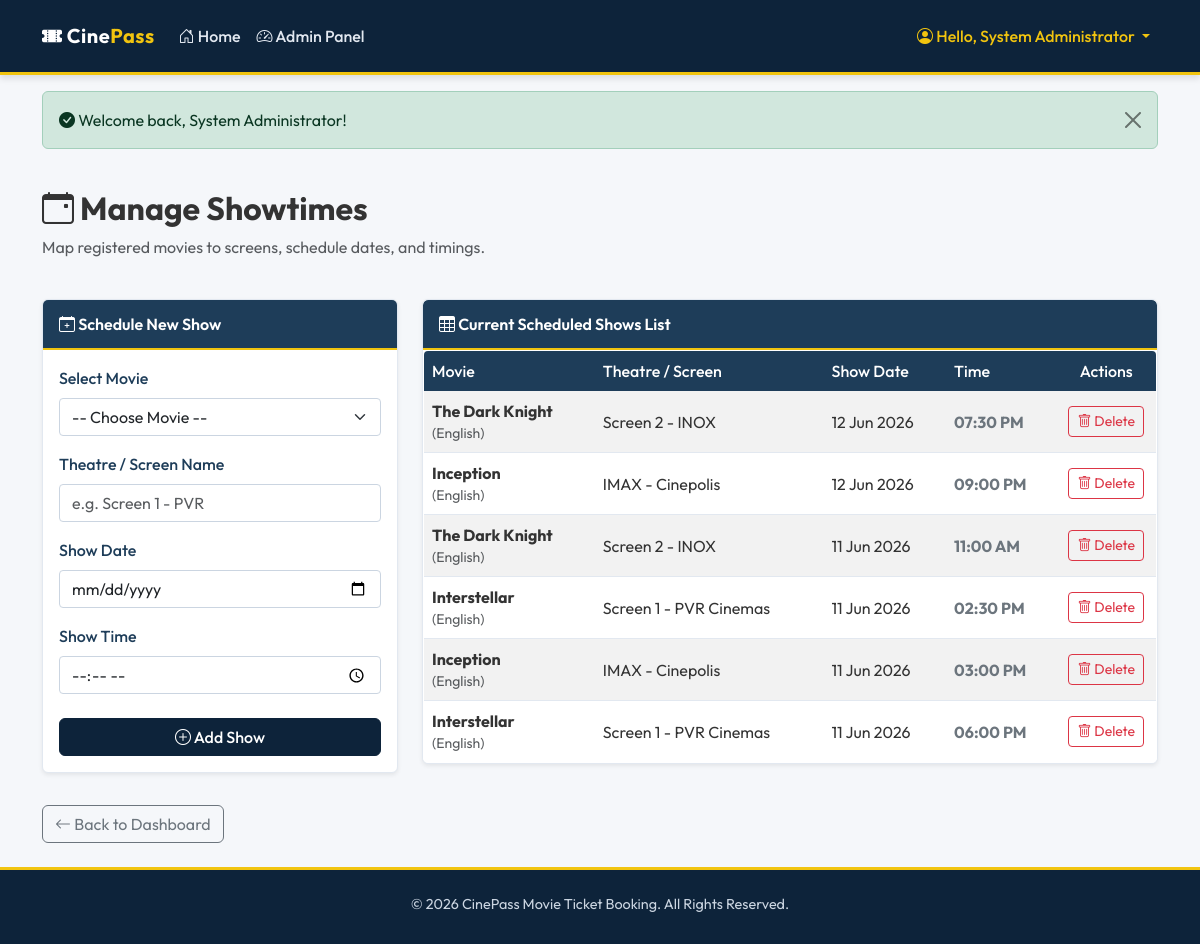
The app's page /movie-ticket-booking/admin/shows.php (signed in) with its own data.
### tables this page shows
CREATE TABLE IF NOT EXISTS `shows` (
  `id` INT AUTO_INCREMENT PRIMARY KEY,
  `movie_id` INT NOT NULL,
  `theatre_name` VARCHAR(100) NOT NULL,
  `show_time` TIME NOT NULL,
  `show_date` DATE NOT NULL,
  FOREIGN KEY (`movie_id`) REFERENCES `movies` (`id`) ON DELETE CASCADE
);

CREATE TABLE IF NOT EXISTS `movies` (
  `id` INT AUTO_INCREMENT PRIMARY KEY,
  `title` VARCHAR(255) NOT NULL,
  `genre` VARCHAR(100) NOT NULL,
  `language` VARCHAR(50) NOT NULL,
  `duration` INT NOT NULL,  
  `release_date` DATE NOT NULL,
  `description` TEXT NOT NULL,
  `poster` VARCHAR(255) NOT NULL,  
  `ticket_price` DECIMAL(10,2) NOT NULL
);

### movie-ticket-booking/functions.php (called while the page is built, shortened)
<?php
function isLoggedIn() {
    return isset($_SESSION['user_id']);
}
function isAdmin() {
    return (isLoggedIn() && isset($_SESSION['user_role']) && $_SESSION['user_role'] === 'admin');
}
function formatDate($date) {
    return date("d M Y", strtotime($date));
}
function formatTime($time) {
    return date("h:i A", strtotime($time));
}
?>

### movie-ticket-booking/admin/shows.php (the view, shortened to what this page needs)
<?php
require_once __DIR__ . '/../includes/header.php';
$shows_sql = "SELECT shows.*, movies.title as movie_title, movies.language as movie_lang
              FROM shows
              JOIN movies ON shows.movie_id = movies.id
              ORDER BY shows.show_date DESC, shows.show_time ASC";
$shows_result = $conn->query($shows_sql);
?>
<div class="row">
    <div class="col-12 mb-4">
        <h2 class="text-navy fw-bold"><i class="bi bi-calendar-event"></i> Manage Showtimes</h2>
        <p class="text-muted">Map registered movies to screens, schedule dates, and timings.</p>
    </div>
    <div class="col-md-4 mb-4">
        <div class="card card-portal form-portal shadow-sm">
            <div class="card-header-portal">
                <i class="bi bi-calendar-plus"></i> Schedule New Show
            </div>
            <div class="card-body">
                <form action="shows.php" method="POST">
                    <div class="mb-3">
                        <label for="movie_id" class="form-label">Select Movie</label>
                        <select class="form-select" id="movie_id" name="movie_id" required>
                            <option value="">-- Choose Movie --</option>
                        </select>
                    </div>
                    <div class="mb-3">
                        <label for="theatre_name" class="form-label">Theatre / Screen Name</label>
                        <input type="text" class="form-control" id="theatre_name" name="theatre_name" required placeholder="e.g. Screen 1 - PVR">
                    </div>
                    <div class="mb-3">
                        <label for="show_date" class="form-label">Show Date</label>
                        <input type="date" class="form-control" id="show_date" name="show_date" required min="<?php echo date('Y-m-d'); ?>">
                    </div>
                    <div class="mb-3">
                        <label for="show_time" class="form-label">Show Time</label>
                        <input type="time" class="form-control" id="show_time" name="show_time" required>
                    </div>
                    <div class="d-grid mt-4">
                        <button type="submit" class="btn btn-navy"><i class="bi bi-plus-circle"></i> Add Show</button>
                    </div>
                </form>
            </div>
        </div>
    </div>
    <div class="col-md-8 mb-4">
        <div class="card card-portal overflow-hidden shadow-sm">
            <div class="card-header-portal">
                <i class="bi bi-table"></i> Current Scheduled Shows List
            </div>
            <div class="card-body p-0">
                <div class="table-responsive">
                    <table class="table table-striped table-hover table-portal mb-0 align-middle">
                        <thead>
                            <tr>
                                <th>Movie</th>
                                <th>Theatre / Screen</th>
                                <th>Show Date</th>
                                <th>Time</th>
                                <th class="text-center" style="width: 100px;">Actions</th>
                            </tr>
                        </thead>
                        <tbody>
                            <?php if ($shows_result && $shows_result->num_rows > 0): ?>
                                <?php while ($show = $shows_result->fetch_assoc()): ?>
                                    <tr>
                                        <td>
                                            <strong class="text-navy"><?php echo htmlspecialchars($show['movie_title']); ?></strong>
                                            <span class="d-block small text-muted">(<?php echo htmlspecialchars($show['movie_lang']); ?>)</span>
                                        </td>
                                        <td><?php echo htmlspecialchars($show['theatre_name']); ?></td>
                                        <td><?php echo formatDate($show['show_date']); ?></td>
                                        <td class="fw-bold text-secondary"><?php echo formatTime($show['show_time']); ?></td>
                                        <td class="text-center">
                                            <a href="shows.php?delete=<?php echo $show['id']; ?>" class="btn btn-sm btn-outline-danger" onclick="return confirm('Are you sure you want to delete this show? All tickets purchased will be deleted.');" title="Delete Showtime">
                                                <i class="bi bi-trash"></i> Delete
                                            </a>
                                        </td>
                                    </tr>
                                <?php endwhile; ?>
                            <?php endif; ?>
                        </tbody>
                    </table>
                </div>
            </div>
        </div>
    </div>
</div>
<div class="mt-2">
    <a href="dashboard.php" class="btn btn-outline-secondary"><i class="bi bi-arrow-left"></i> Back to Dashboard</a>
</div>
<?php
require_once __DIR__ . '/../includes/footer.php';
?>

### movie-ticket-booking/includes/header.php (shortened to what this page needs)
<?php
require_once __DIR__ . '/../functions.php';
?>
<!DOCTYPE html>
<html lang="en">
<head>
    <link href="https://cdn.jsdelivr.net/npm/bootstrap@5.3.0/dist/css/bootstrap.min.css" rel="stylesheet">
    <link href="<?php echo BASE_URL; ?>css/style.css" rel="stylesheet">
    <link rel="stylesheet" href="https://cdn.jsdelivr.net/npm/bootstrap-icons@1.10.0/font/bootstrap-icons.css">
</head>
<body>
    <nav class="navbar navbar-expand-lg navbar-dark navbar-custom">
        <div class="container">
            <a class="navbar-brand" href="<?php echo BASE_URL; ?>index.php">
                <i class="bi bi-ticket-perforated-fill"></i> Cine<span>Pass</span>
            </a>
            <div class="collapse navbar-collapse" id="navbarText">
                <ul class="navbar-nav me-auto mb-2 mb-lg-0">
                    <li class="nav-link-item">
                        <a class="nav-link <?php echo (basename($_SERVER['PHP_SELF']) == 'index.php') ? 'active' : ''; ?>" href="<?php echo BASE_URL; ?>index.php">
                            <i class="bi bi-house-door"></i> Home
                        </a>
                    </li>
                    <?php if (isAdmin()): ?>
                        <li class="nav-link-item">
                            <a class="nav-link" href="<?php echo BASE_URL; ?>admin/dashboard.php">
                                <i class="bi bi-speedometer2"></i> Admin Panel
                            </a>
                        </li>
                    <?php endif; ?>
                </ul>
                <span class="navbar-text">
                    <ul class="navbar-nav">
                        <?php if (isLoggedIn()): ?>
                            <li class="nav-item dropdown">
                                <a class="nav-link dropdown-toggle active text-warning" href="#" id="navbarDropdown" role="button" data-bs-toggle="dropdown" aria-expanded="false">
                                    <i class="bi bi-person-circle"></i> Hello, <?php echo htmlspecialchars($_SESSION['user_name']); ?>
                                </a>
                            </li>
                        <?php endif; ?>
                    </ul>
                </span>
            </div>
        </div>
    </nav>
    <div class="container mt-3">
        <?php if (isset($_SESSION['success_message'])): ?>
            <div class="alert alert-success alert-dismissible fade show" role="alert">
                <i class="bi bi-check-circle-fill"></i> <?php echo $_SESSION['success_message']; unset($_SESSION['success_message']); ?>
                <button type="button" class="btn-close" data-bs-dismiss="alert" aria-label="Close"></button>
            </div>
        <?php endif; ?>
    </div>
    <main class="container my-4">

### movie-ticket-booking/includes/footer.php (shortened to what this page needs)
    </main>
    <footer class="py-4 text-center mt-auto">
        <div class="container">
            <p class="mb-1">&copy; <?php echo date("Y"); ?> CinePass Movie Ticket Booking. All Rights Reserved.</p>
        </div>
    </footer>
</body>
</html>

### movie-ticket-booking/css/style.css (style rules this page uses)
:root { --primary-navy: #0d233a; --secondary-steel: #1e3d59; --accent-blue: #17b978; --light-bg: #f5f7fa; --text-dark: #333333; --text-muted: #666666; --border-color: #e2e8f0; }
body { font-family: 'Outfit', sans-serif; background-color: var(--light-bg); color: var(--text-dark); display: flex; flex-direction: column; min-height: 100vh; }
.navbar-custom { background-color: var(--primary-navy) !important; border-bottom: 3px solid #f1c40f; box-shadow: 0 4px 6px rgba(0, 0, 0, 0.1); }
.navbar-custom .navbar-brand { color: #ffffff !important; font-weight: 700; letter-spacing: 0.5px; }
.navbar-custom .navbar-brand span { color: #f1c40f; }
.navbar-custom .nav-link { color: #e2e8f0 !important; font-weight: 500; transition: color 0.2s ease-in-out; }
.navbar-custom .nav-link:hover, .navbar-custom .nav-link.active { color: #f1c40f !important; }
footer { background-color: var(--primary-navy); color: #cbd5e1; border-top: 3px solid #f1c40f; margin-top: auto; font-size: 0.9rem; }
.card-portal { background: #ffffff; border: 1px solid var(--border-color); border-radius: 6px; box-shadow: 0 2px 4px rgba(0, 0, 0, 0.05); transition: transform 0.2s ease, box-shadow 0.2s ease; }
.card-portal .card-header-portal { background-color: var(--secondary-steel); color: #ffffff; font-weight: 600; border-bottom: 2px solid #f1c40f; border-top-left-radius: 5px; border-top-right-radius: 5px; padding: 12px 16px; }
.btn-navy { background-color: var(--primary-navy); color: #ffffff; border: 1px solid var(--primary-navy); font-weight: 500; transition: background-color 0.2s; }
.form-portal .form-label { font-weight: 500; color: var(--secondary-steel); }
.form-portal .form-control, .form-portal .form-select { border: 1px solid #cbd5e1; border-radius: 4px; }
.table-portal { background-color: #ffffff; border: 1px solid var(--border-color); border-radius: 5px; overflow: hidden; }
.table-portal th { background-color: var(--secondary-steel); color: #ffffff; font-weight: 500; border: none; }
.table-portal td { vertical-align: middle; color: #333333; }

### records on screen
shows: movie.title "The Dark Knight", movie.language "English", theatre_name "Screen 2 - INOX", show_date "12 Jun 2026", show_time "07:30 PM"
shows: movie.title "Inception", movie.language "English", theatre_name "IMAX - Cinepolis", show_date "12 Jun 2026", show_time "09:00 PM"
shows: movie.title "The Dark Knight", movie.language "English", theatre_name "Screen 2 - INOX", show_date "11 Jun 2026", show_time "11:00 AM"
shows: movie.title "Interstellar", movie.language "English", theatre_name "Screen 1 - PVR Cinemas", show_date "11 Jun 2026", show_time "02:30 PM"
shows: movie.title "Inception", movie.language "English", theatre_name "IMAX - Cinepolis", show_date "11 Jun 2026", show_time "03:00 PM"
shows: movie.title "Interstellar", movie.language "English", theatre_name "Screen 1 - PVR Cinemas", show_date "11 Jun 2026", show_time "06:00 PM"

### other values on screen
$_SESSION['user_name'] "System Administrator"
$_SESSION['success_message'] "Welcome back, System Administrator!"
